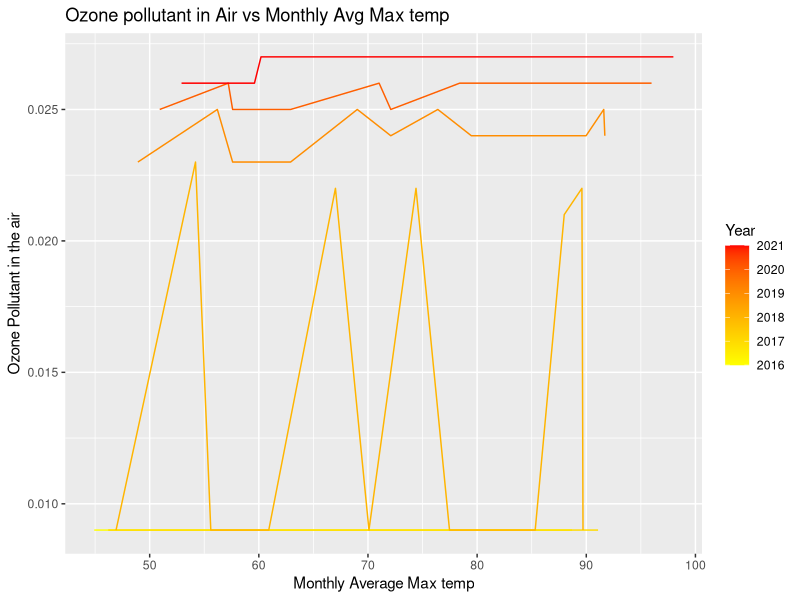
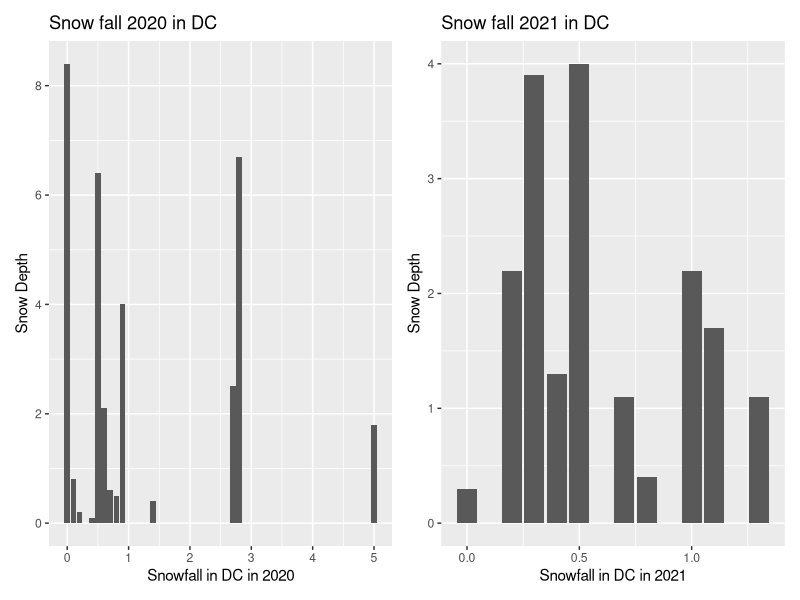

Here is the R script that generated these plots, in order:
## ---- chunk 1
library(ggplot2)
library(tidyverse)
library(dplyr)
library(tidyr)
data = read_csv('Forecast_new.csv')
DC_2020 = read_csv('DC_2020.csv')
DC_2021 = read_csv('DC_2021.csv')
colnames(data)
## ---- chunk 2
ggplot(data, aes(x = AvgMaxtemp, y = Ozone, colour = Year, group = Year)) +
  geom_line() + scale_color_gradient(low = "yellow", high = "red", na.value = NA) + labs(x= "Monthly Average Max temp", y = "Ozone Pollutant in the air") + ggtitle("Ozone pollutant in Air vs Monthly Avg Max temp")

## ---- chunk 3

p1 = ggplot(DC_2020, aes(x=DC_2020$snow, y=DC_2020$snowdepth)) +
  geom_col() + labs(x= "Snowfall in DC in 2020", y = "Snow Depth" ) + ggtitle("Snow fall 2020 in DC")

p2 = ggplot(DC_2021, aes(x=DC_2021$snow, y=DC_2021$snowdepth)) +
  geom_col() + labs(x= "Snowfall in DC in 2021", y = "Snow Depth" ) + ggtitle("Snow fall 2021 in DC")
library(patchwork)

p1 + p2
